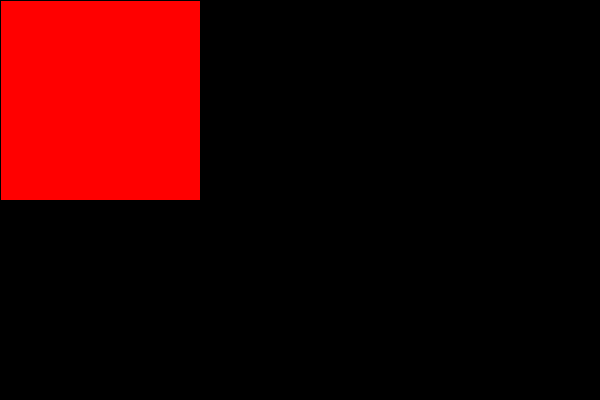
Frame 1 (no input)
Frame 60 (the mouse pressed at the canvas centre just before this capture): identical to frame 1, image omitted
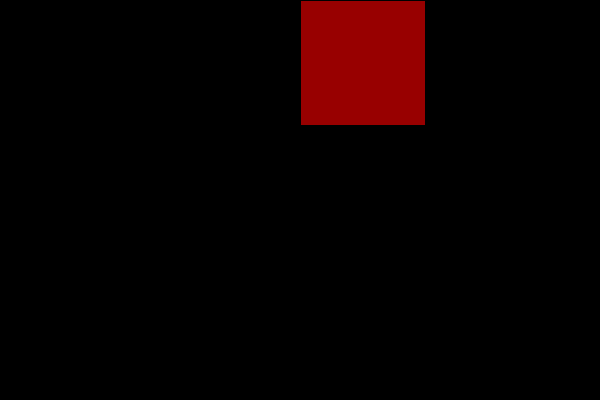
Frame 120 (the mouse held since frame 60 and released just before this capture)

The Processing sketch that drew these frames (run headless with seeded random() and noise(); from frame 60 on, the mouse is pressed at the canvas centre):

// Processing sketch: mapSimple
// ── mapSimple.pde
float tono;
void setup() {
  size(600, 400);
}
void draw() {
  background(0);
  tono = map(mouseX, 0, width, 255, 50);
  float tam = map(mouseX, 0, width, 200, 50);
  /* la traducción de este función aquí sería:
  mientras el mouseX vaya de 0 a width, tam va de 200 a 50
  Esos son los extremos iniciales y finales. En el medio, la función 
  promedia los valores de ambas escalas)*/
  fill(tono, 0, 0);
  rect(mouseX, 0, tam, tam);
}
